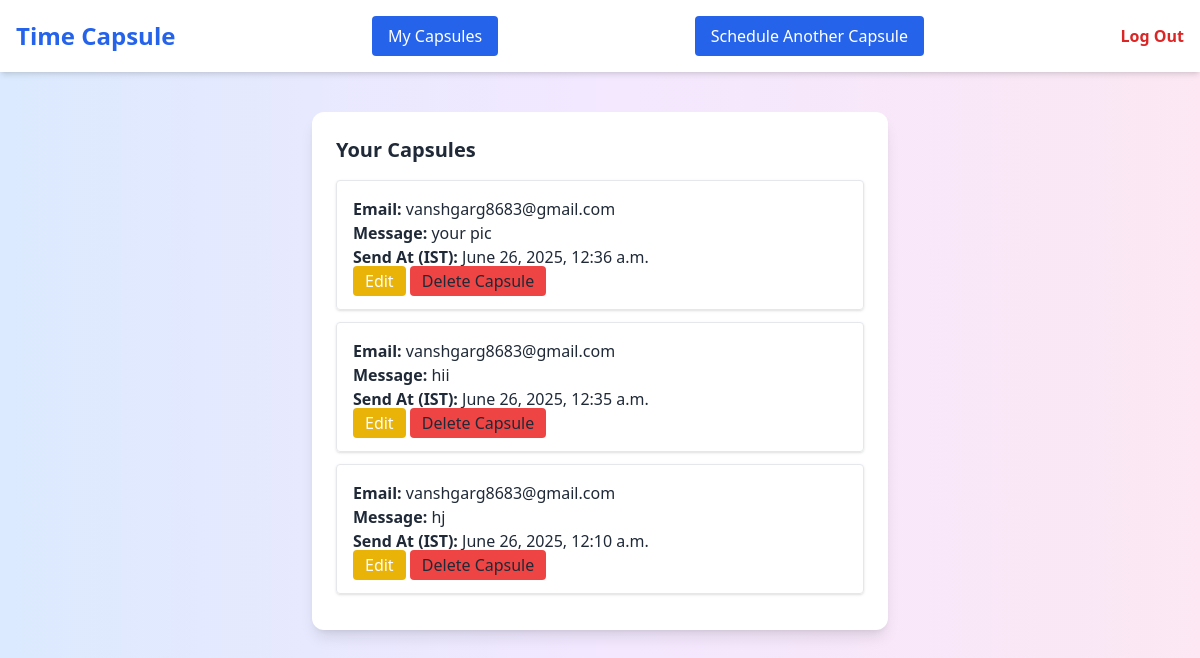
The app's page /mycapsules (signed in), older data.
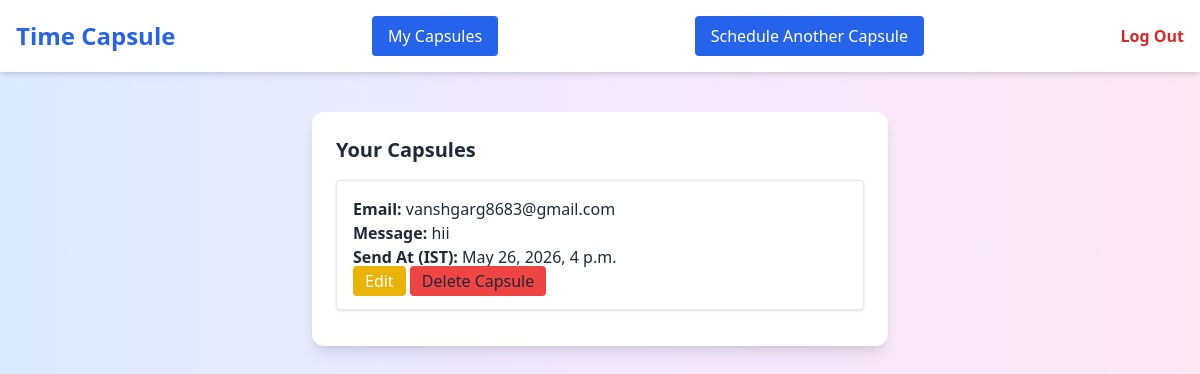
The same page, newer data.
### home/models.py (models this page shows, shortened)
class TimeCapsule(models.Model):
    user = models.ForeignKey(User, on_delete=models.CASCADE)
    email = models.EmailField()
    message = models.TextField()
    send_at = models.DateTimeField()  # Will be stored in UTC
    file = models.FileField(upload_to='capsule_uploads/', null=True, blank=True)
    created_at = models.DateTimeField(auto_now_add=True)
    updated_at = models.DateTimeField(auto_now=True)
    is_sent = models.BooleanField(default=False)
    is_deleted = models.BooleanField(default=False)

### home/views.py (the view)
# urls.py: path('mycapsules', my_capsules),
@login_required
def my_capsules(request):
    capsules = TimeCapsule.objects.filter(user=request.user).order_by('-created_at')
    return render(request, 'mycapsules.html', {'capsules': capsules})

### templates/mycapsules.html (shortened to what this page needs)
{% extends 'base.html' %}
{% load tz %}
{% block start %}
<h2 class="text-xl font-bold mb-4">Your Capsules</h2>
{% for capsule in capsules %}
  <div class="border p-4 rounded mb-3 shadow">
    <p><strong>Email:</strong> {{ capsule.email }}</p>
    <p><strong>Message:</strong> {{ capsule.message }}</p>
    <p><strong>Send At (IST):</strong> {% timezone "Asia/Kolkata" %}{{ capsule.send_at }}{% endtimezone %}</p>
    <a href="{% url 'edit_capsule' capsule.id %}" class="bg-yellow-500 text-white px-3 py-1 rounded hover:bg-yellow-600">Edit</a>
    <a href="{% url 'delete_capsule' capsule.id %}" class="bg-red-500 text-red px-3 py-1 rounded hover:bg-red-600">Delete Capsule</a>
  </div>
{% empty %}
  <p>No capsules found.</p>
{% endfor %}
{% endblock %}

### templates/base.html (shortened to what this page needs)
<!DOCTYPE html>
<html lang="en">
<head>
  <script src="https://cdn.tailwindcss.com"></script>
</head>
<body class="min-h-screen bg-gradient-to-r from-blue-100 via-purple-100 to-pink-100 text-gray-800">
  <nav class="bg-white shadow-md p-4 flex justify-between items-center">
    <h1 class="text-2xl font-bold text-blue-600">Time Capsule</h1>
    {% if request.user.is_authenticated %}
        <a href="/mycapsules" class="bg-blue-600 text-white px-4 py-2 rounded hover:bg-blue-700 transition">My Capsules</a>
        <a href="/capsule" class="bg-blue-600 text-white px-4 py-2 rounded hover:bg-blue-700 transition">Schedule Another Capsule</a>
      <a href="/logout" class="text-red-600 font-semibold hover:underline">Log Out</a>
    {% endif %}
  </nav>
  <main class="max-w-xl mx-auto mt-10 p-6 bg-white shadow-lg rounded-xl">
    {% block start %}{% endblock %}
  </main>
</body>
</html>

Row changes from the older to the newer data that the page shows:
removed TimeCapsule: email "vanshgarg8683@gmail.com", message "your pic", send_at "June 26, 2025, 12:36 a.m."
removed TimeCapsule: email "vanshgarg8683@gmail.com", message "hii", send_at "June 26, 2025, 12:35 a.m."
removed TimeCapsule: email "vanshgarg8683@gmail.com", message "hj", send_at "June 26, 2025, 12:10 a.m."
added TimeCapsule: email "vanshgarg8683@gmail.com", message "hii", send_at "May 26, 2026, 4 p.m."
